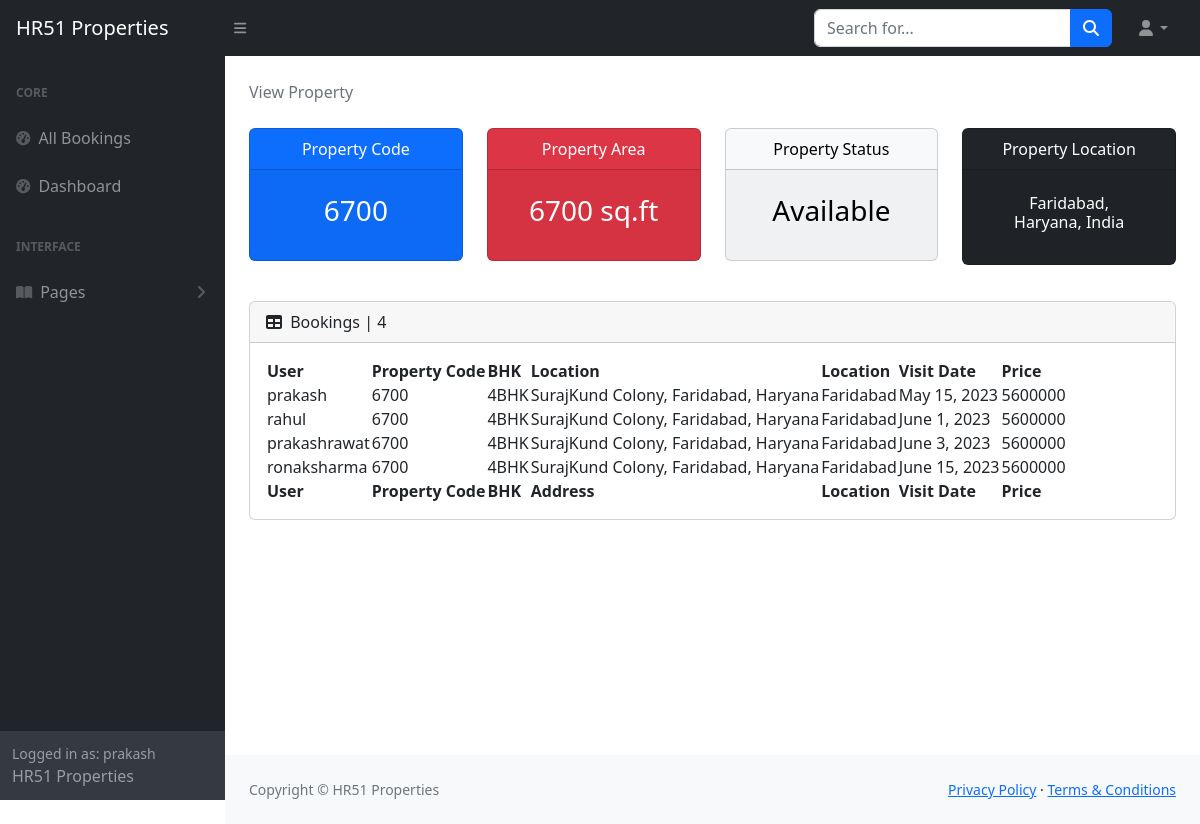
/staff/panel/view-room?roomid=2 (signed in), run on the app's committed database.
### realestate/models.py (models this page shows, shortened)
class PropertyView(models.Model):
    ROOM_STATUS = (
    ("1", "Available"),
    ("2", "Not Available"),
    )
    ROOM_TYPE = (
    ("1", "premium"),
    ("2", "deluxe"),
    ("3","basic"),
    )
    PROP_ROOM = (
    ("1", "1BHK"),
    ("2", "2BHK"),
    ("3", "3BHK"),
    ("4", "4BHK"),
    ("5", "5BHK"),
    ("6", "6BHK"),
    ("7", "7BHK"),
    )
    ROOMOWNERSHIP = (
    ("1", "First Owner"),
    ("2", "Second Owners"),
    ("3", "Third Owners"),
    ("4", "FreeHold"),
    ("5", "Multiple Owners"),
    )
    SIZERATE = (
    ("1", "1"),
    ("2", "2"),
    ("3", "3"),
    ("4", "4"),
    ("5", "5"),
    ("6", "6"),
    ("7", "7"),
    ("8", "8"),
    )
    PROP_STATUS = (
    ("1", "For Sell"),
    ("2", "For Rent/lease"),
    ("3", "Not Available"),
    )
    PROP_TYPE = (
    ("1", "Independent Builder Floor"),
    ("2", "Builder Floor"),
    ("3", "Not Available"),
    )
    title = models.CharField(max_length=50,null=True)
    room_type = models.CharField(max_length=50,choices = ROOM_TYPE)
    prop_status = models.CharField(max_length=50,choices = ROOM_STATUS, null=True)
    prop_sell = models.CharField(max_length=50,choices = PROP_STATUS, null=True)
    prop_type = models.CharField(max_length=50,choices = PROP_TYPE, null=True)
    property_bhk = models.CharField(max_length=50,choices = PROP_ROOM, null=True)
    capacity = models.IntegerField(null=True)
    propety_code = models.IntegerField(null=True)
    price = models.IntegerField(null=True)
    size = models.IntegerField(null=True)
    hotel = models.ForeignKey(Realator, on_delete = models.CASCADE)
    status = models.CharField(choices =ROOM_STATUS,max_length = 15)
    roomnumber = models.IntegerField(null=True)
    yearbuild = models.IntegerField(null=True)
    address = models.CharField(max_length=150, null=True)
    ownership = models.CharField(max_length=150, null=True, choices= ROOMOWNERSHIP)
    Configuration = models.CharField(max_length = 800, null=True)
    content = models.CharField(max_length = 1500, null=True)
    flooring = models.CharField(max_length = 50, null=True)
    parking = models.CharField(max_length = 100, null=True)
    water_source = models.CharField(max_length = 100, null=True)
    widthroad = models.CharField(max_length = 100, null=True)
    powerbackup = models.CharField(max_length = 100, null=True)
    consider = models.CharField(max_length = 2000, null=True)
    nearby = models.CharField(max_length = 200, null=True)
    facing = models.CharField(max_length = 50, null=True)
    property_age = models.CharField(max_length = 10, null=True)
    furnished_details = models.CharField(max_length = 2000, null=True)
    loan_available = models.CharField(max_length=450, null=True)
    image = models.ImageField(upload_to='post/', null=True)
    image1 = models.ImageField(upload_to='post/', null=True)
    image2 = models.ImageField(upload_to='post/', null=True)
    image3 = models.ImageField(upload_to='post/', null=True)
    image4 = models.ImageField(upload_to='post/', null=True)
    url = models.CharField(max_length=100, null=True)
    map = models.CharField(max_length=450, null=True)
    is_published = models.BooleanField(default=True, null=True)
    post_date = models.DateTimeField(auto_now_add=True, null=True, blank=True)
    list_date = models.DateTimeField(default=datetime.now, blank=True)

class Realator(models.Model):
    name = models.CharField(max_length=30,default="HR51")
    owner = models.CharField(max_length=20, default="Karan Bhadana")
    location = models.CharField(max_length=50, default="Faridabad")
    state = models.CharField(max_length=50,default="Haryana")
    country = models.CharField(max_length=50,default="India")
    contact = models.CharField(max_length=50,default="987124****", null=True)
    intro = models.CharField(max_length=350,default="RealEstate Agent", null=True)
    url = models.CharField(max_length=100, null=True)
    owner_image = models.ImageField(upload_to='user/', null=True)
    add_date = models.DateTimeField(auto_now_add=True, null=True, blank=True)

class Reservation(models.Model):
    check_out = models.DateField(null=True, blank=True)
    room = models.ForeignKey(PropertyView, on_delete = models.CASCADE)
    guest = models.ForeignKey(User, on_delete= models.CASCADE)
    booking_id = models.CharField(max_length=100,default="null")

### realestate/views.py (the view)
# urls.py: path('staff/panel/view-room', views.view_room),
@login_required(login_url='/staff')
def view_room(request):
    room_id = request.GET['roomid']
    room = PropertyView.objects.all().get(id=room_id)
    reservation = Reservation.objects.all().filter(room=room)
    return HttpResponse(render(request, 'staff/viewroom.html', {'room': room, 'reservations': reservation}))

### templates/staff/viewroom.html (shortened to what this page needs)
{% block css %}
<link rel="stylesheet" href="https://cdn.jsdelivr.net/npm/bootstrap@4.0.0/dist/css/bootstrap.min.css"
>
<link href="https://cdn.jsdelivr.net/npm/simple-datatables@7.1.2/dist/style.min.css" rel="stylesheet" />
<link href="/static/css/staff.css" rel="stylesheet" />
{% endblock css %}
{% block body %}
<section class="sb-nav-fixed">
    <nav class="sb-topnav navbar navbar-expand navbar-dark bg-dark">
        <a class="navbar-brand ps-3" href="/">HR51 Properties</a>
        <button class="btn btn-link btn-sm order-1 order-lg-0 me-4 me-lg-0" id="sidebarToggle" href="#!"><i
                class="fas fa-bars"></i></button>
        <form class="d-none d-md-inline-block form-inline ms-auto me-0 me-md-3 my-2 my-md-0">
            <div class="input-group">
                <input class="form-control" type="text" placeholder="Search for..." aria-label="Search for..."
                    aria-describedby="btnNavbarSearch" />
                <button class="btn btn-primary" id="btnNavbarSearch" type="button"><i
                        class="fas fa-search"></i></button>
            </div>
        </form>
        <ul class="navbar-nav ms-auto ms-md-0 me-3 me-lg-4">
            <li class="nav-item dropdown">
                <a class="nav-link dropdown-toggle" id="navbarDropdown" href="#" role="button" data-bs-toggle="dropdown"
                    aria-expanded="false"><i class="fas fa-user fa-fw"></i></a>
            </li>
        </ul>
    </nav>
    <div id="layoutSidenav">
        <div id="layoutSidenav_nav">
            <nav class="sb-sidenav accordion sb-sidenav-dark" id="sidenavAccordion">
                <div class="sb-sidenav-menu">
                    <div class="nav">
                        <div class="sb-sidenav-menu-heading">Core</div>
                        <a class="nav-link" href="/staff/allbookings">
                            <div class="sb-nav-link-icon"><i class="fas fa-tachometer-alt"></i></div>
                            All Bookings
                        </a>
                        <a class="nav-link" href="/staff/panel">
                            <div class="sb-nav-link-icon"><i class="fas fa-tachometer-alt"></i></div>
                            Dashboard
                        </a>
                        <div class="sb-sidenav-menu-heading">Interface</div>
                        <a class="nav-link collapsed" href="#" data-bs-toggle="collapse" data-bs-target="#collapsePages"
                            aria-expanded="false" aria-controls="collapsePages">
                            <div class="sb-nav-link-icon"><i class="fas fa-book-open"></i></div>
                            Pages
                            <div class="sb-sidenav-collapse-arrow"><i class="fas fa-angle-down"></i></div>
                        </a>
                    </div>
                </div>
                <div class="sb-sidenav-footer">
                    <div class="small">Logged in as: {{request.user}}</div>
                    HR51 Properties
                </div>
            </nav>
        </div>
        <div id="layoutSidenav_content">
            <main>
                <div class="container-fluid px-4">
                    <ol class="breadcrumb mb-4">
                        <li class="breadcrumb-item active">View Property</li>
                    </ol>
                    <div class="row">
                        {%load app_tags%}
                        <div class="col-xl-3 col-md-6">
                            <div class="card bg-primary text-white mb-4">
                                <div class="text-center m-2">
                                    Property Code
                                </div>
                                <div class="card-footer d-flex align-items-center justify-content-between">
                                    <h3 class="card-body text-center">{{room.roomnumber}}</h3>
                                </div>
                            </div>
                        </div>
                        <div class="col-xl-3 col-md-6">
                            <div class="card bg-danger text-white mb-1">
                                <div class="text-center m-2">
                                    Property Area
                                </div>
                                <div class="card-footer d-flex align-items-center justify-content-between">
                                    <h3 class="card-body text-center">{{room.size}} sq.ft</h3>
                                </div>
                            </div>
                        </div>
                        <div class="col-xl-3 col-md-6">
                            <div class="card bg-light text-black mb-1">
                                <div class="text-center m-2">
                                    Property Status
                                </div>
                                <div class="card-footer d-flex align-items-center justify-content-between">
                                    <h3 class="card-body text-center">{{room.get_status_display| capfirst}}</h3>
                                </div>
                            </div>
                        </div>
                        <div class="col-xl-3 col-md-6">
                            <div class="card bg-dark text-white mb-1">
                                <div class="text-center m-2">
                                    Property Location
                                </div>
                                <div class="card-footer d-flex align-items-center justify-content-between">
                                    <h6 class="card-body text-center">{{room.hotel.location| capfirst}},
                                        {{room.hotel.state| capfirst}}, {{room.hotel.country| capfirst}}</h6>
                                </div>
                            </div>
                        </div>
                    </div>
                    <div class="card mb-4 mt-3">
                        <div class="card-header">
                            <i class="fas fa-table me-1"></i>
                            {{each_booking.room.title}} Bookings | {{reservations | length}}
                        </div>
                        <div class="card-body">
                            <table id="datatablesSimple">
                                <thead>
                                    <tr>
                                        <th>User</th>
                                        <th>Property Code</th>
                                        <th>BHK</th>
                                        <th>Location</th>
                                        <th>Location</th>
                                        <th>Visit Date</th>
                                        <th>Price</th>
                                    </tr>
                                </thead>
                                <tfoot>
                                    <tr>
                                        <th>User</th>
                                        <th>Property Code</th>
                                        <th>BHK</th>
                                        <th>Address</th>
                                        <th>Location</th>
                                        <th>Visit Date</th>
                                        <th>Price</th>
                                    </tr>
                                </tfoot>
                                <tbody>
                                    {% for each_booking in reservations %}
                                    <tr>
                                        <td>{{each_booking.guest.username}}</td>
                                        <td>{{each_booking.room.roomnumber}}</td>
                                        <td>{{each_booking.room.get_property_bhk_display}}</td>
                                        <td>{{each_booking.room.address}}</td>
                                        <td>{{each_booking.room.hotel.location}}</td>
                                        <td>{{each_booking.check_out}}</td>
                                        <td>{{each_booking.room.price}}</td>
                                    </tr>
                                    {% endfor %}
                                </tbody>
                            </table>
                        </div>
                    </div>
                </div>
            </main>
            <footer class="py-4 bg-light mt-auto">
                <div class="container-fluid px-4">
                    <div class="d-flex align-items-center justify-content-between small">
                        <div class="text-muted">Copyright &copy; HR51 Properties</div>
                        <div>
                            <a href="/privacy">Privacy Policy</a>
                            &middot;
                            <a href="/terms">Terms &amp; Conditions</a>
                        </div>
                    </div>
                </div>
            </footer>
        </div>
    </div>
</section>
{% endblock body %}

### data on the page
PropertyView: roomnumber "6700", size "6700", status "Available", hotel.location "Faridabad", hotel.state "Haryana", hotel.country "India"
Reservation: guest.username "prakash", room.roomnumber "6700", room.property_bhk "4BHK", room.address "SurajKund Colony, Faridabad, Haryana", room.hotel.location "Faridabad", check_out "May 15, 2023", room.price "5600000"
Reservation: guest.username "rahul", room.roomnumber "6700", room.property_bhk "4BHK", room.address "SurajKund Colony, Faridabad, Haryana", room.hotel.location "Faridabad", check_out "June 1, 2023", room.price "5600000"
Reservation: guest.username "prakashrawat", room.roomnumber "6700", room.property_bhk "4BHK", room.address "SurajKund Colony, Faridabad, Haryana", room.hotel.location "Faridabad", check_out "June 3, 2023", room.price "5600000"
Reservation: guest.username "ronaksharma", room.roomnumber "6700", room.property_bhk "4BHK", room.address "SurajKund Colony, Faridabad, Haryana", room.hotel.location "Faridabad", check_out "June 15, 2023", room.price "5600000"

### other printed values
{{ request.user }} "prakash"
{{ reservations | length }} "4"
